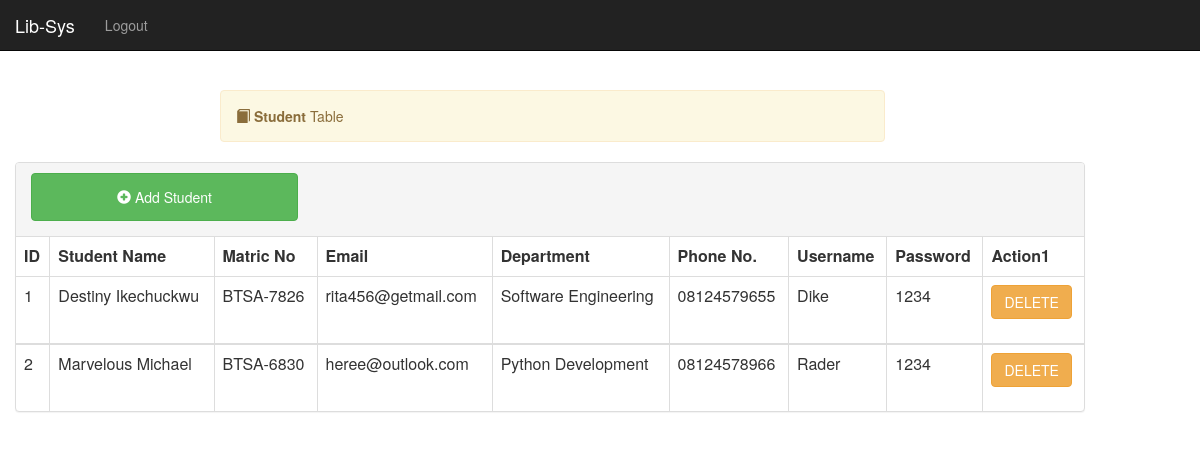
/viewstudents.php, run on the app's committed database.
### tables this page shows
CREATE TABLE `students` (
  `studentId` int(11) NOT NULL,
  `matric_no` varchar(30) NOT NULL,
  `password` varchar(150) NOT NULL,
  `username` varchar(150) NOT NULL,
  `email` varchar(60) NOT NULL,
  `dept` varchar(60) NOT NULL,
  `numOfBooks` int(11) NOT NULL,
  `moneyOwed` varchar(20) NOT NULL,
  `photo` text NOT NULL,
  `phoneNumber` varchar(11) NOT NULL,
  `name` varchar(60) NOT NULL
);

### viewstudents.php (the view, shortened to what this page needs)
s<?php
	require 'includes/db-inc.php';
include "includes/header.php";
?>
<div class="container">
    <?php include "includes/nav.php"; ?>
	<div class="alert alert-warning col-lg-7 col-md-12 col-sm-12 col-xs-12 col-lg-offset-2 col-md-offset-0 col-sm-offset-1 col-xs-offset-0" style="margin-top:70px">
		<span class="glyphicon glyphicon-book"></span>
	    <strong>Student</strong> Table
	</div>
	</div>
	<div class="container col-lg-11 ">
		<div class="panel panel-default">
		  <div class="panel-heading">
		  	<div class="row">
		  	  <a href="addstudent.php"><button class="btn btn-success col-lg-3 col-md-4 col-sm-11 col-xs-11 button" style="margin-left: 15px;margin-bottom: 5px"><span class="glyphicon glyphicon-plus-sign"></span> Add Student</button></a>
			  <div class="col-lg-6 col-md-6 col-sm-12 col-xs-12 pull-right">
			  </div>
			</div>
		  </div>
		  <table class="table table-bordered">
		          <thead>
		               <tr>
		               	  <th>ID</th>
		                  <th>Student Name</th>
		                  <th>Matric No</th>
		                  <th>Email</th>
		                  <th>Department</th>
		                  <th>Phone No.</th>
		                  <th>Username</th>
		                  <th>Password</th>
		                  <th>Action1</th>
		                </tr>
		          </thead>
		          <?php
		          $sql = "SELECT * FROM students";
		          $query = mysqli_query($conn, $sql);
		          $counter = 1;
		          while ( $row = mysqli_fetch_assoc($query)) {
		           ?>
		          <tbody>
		            <tr>
		             <td><?php echo $counter++; ?></td>
		             <td><?php echo $row['name']; ?></td>
		             <td><?php echo $row['matric_no']; ?></td>
		             <td><?php echo $row['email']; ?></td>
		             <td><?php echo $row['dept']; ?></td>
		             <td><?php echo $row['phoneNumber']; ?></td>
		             <td><?php echo $row['username']; ?></td>
		             <td><?php echo $row['password']; ?></td>
		             <td>
		             	<form action="viewstudents.php" method="post">
		             <button name="submit" class="btn btn-warning">DELETE</button>
		             </form>
		         </td>
		            </tr>
		         </tbody>
		         <?php } ?>
		   </table>
	  </div>
	</div>
</body>
</html>

### css/style.css (style rules this page uses)
body { overflow-x: hidden; }
.alert { margin-top: 40px; }
.button { height: 48px }

### data on the page
students: name "Destiny Ikechuckwu", matric_no "BTSA-7826", email "rita456@getmail.com", dept "Software Engineering", phoneNumber "08124579655", username "Dike", password "1234"
students: name "Marvelous Michael", matric_no "BTSA-6830", email "heree@outlook.com", dept "Python Development", phoneNumber "08124578966", username "Rader", password "1234"
